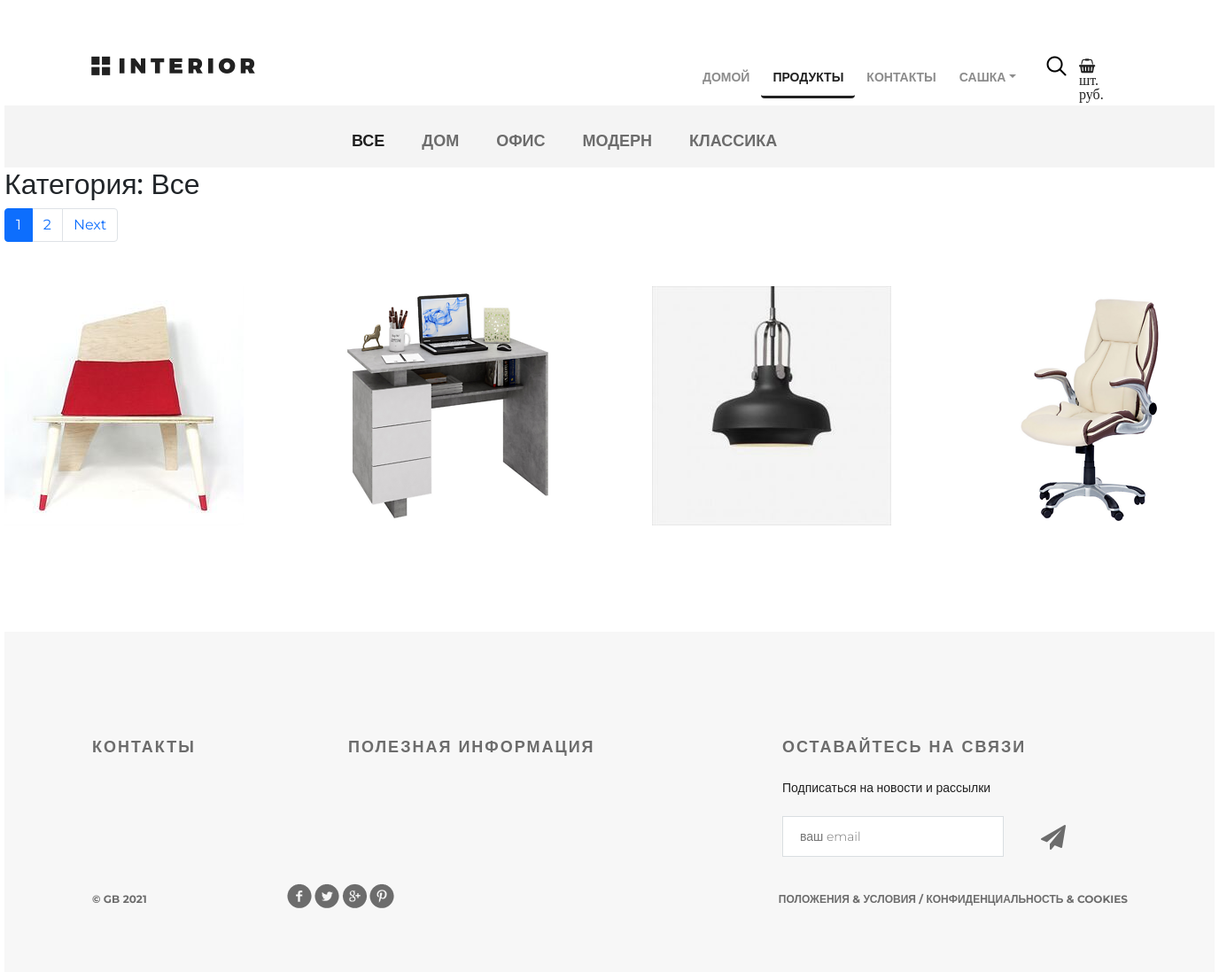
Screenshot of /products/ (signed in) with the database file from the repository.
### authapp/models.py (models this page shows, shortened)
class ShopUser(AbstractUser):
    avatar = models.ImageField(upload_to='user_avatars', blank=True, verbose_name='Аватар')
    age = models.PositiveIntegerField(verbose_name='Возраст', default=18)
    activation_key = models.CharField(max_length=128, blank=True)
    activation_key_created = models.DateTimeField(auto_now_add=True, blank=True, null=True)

### mainapp/models.py (models this page shows, shortened)
class ProductCategory(models.Model):
    name = models.CharField(
        max_length=64,
        unique=True,
        verbose_name='имя',
    )
    description = models.TextField(
        verbose_name='описание',
        blank=True,
        null=True,
    )
    is_active = models.BooleanField(
        verbose_name='активна',
        default=True,
    )
    created = models.DateTimeField(
        auto_now_add=True
    )
    updated = models.DateTimeField(
        auto_now=True
    )

class Product(models.Model):
    objects = None
    category = models.ForeignKey(
        ProductCategory,
        on_delete=models.SET_NULL,
        null=True,
        verbose_name='Категория',
    )
    name = models.CharField(
        verbose_name='имя продукта',
        max_length=128,
    )
    image = models.ImageField(
        upload_to='products_img',
        blank=True,
    )
    short_desc = models.CharField(
        max_length=256,
        verbose_name='краткое описание',
        blank=True,
    )
    description = models.TextField(
        verbose_name='описание продукта',
        max_length=500,
        blank=True,
    )
    price = models.DecimalField(
        verbose_name='цена продукта',
        max_digits=8,
        decimal_places=2,
        default=0,
    )
    quantity = models.PositiveIntegerField(
        verbose_name='количество на складе',
        default=0
    )
    is_active = models.BooleanField(
        default=True,
    )

### mainapp/views.py (the view)
# urls.py: path('products/', include(urls)),
@login_required
def products(request, index=None, page=1):
    if index is not None and index != 0:
        category = get_object_or_404(ProductCategory, id=index)
        products_list = Product.objects.filter(category_id=index, is_active=True).order_by('price')
    else:
        products_list = Product.objects.all().order_by('price')
        category = {'name': 'все', 'id': 0}
    paginator = Paginator(products_list, 4)
    try:
        paginator_page = paginator.page(page)
    except PageNotAnInteger:
        paginator_page = paginator.page(1)
    except EmptyPage:
        paginator_page = paginator.page(paginator.num_pages)
    categories = ProductCategory.objects.all()
    context = {
        'title': 'Каталог',
        'categories': categories,
        'category': category,
        'products': paginator_page,
    }
    return render(request, 'products_list.html', context=context)

### mainapp/context_processors.py (called while the page is built)
def basket(request):
    basket_list = []
    if request.user.is_authenticated:
        basket_list = Basket.objects.filter(user=request.user)
    return {'basket_items': basket_list}

### mainapp/templates/products_list.html (shortened to what this page needs)
{% extends 'main_layout.html' %}
{% load static %}
{% block content %}
<div class="hero-white">
        {% include 'main_menu.html' %}
</div>
<div class="details">
    {% include 'categories.html' %}
    <h2>Категория: {{ category.name|title }}</h2>
    <div class="paginator">
        <nav aria-label="Page navigation example">
            <ul class="pagination">
                {% for page in products.paginator.page_range %}
                    <li class="page-item {% if page == products.number %} active {% endif %}"><a class="page-link" href="{% url 'mainapp:page' category.id page %}">{{ page }}</a></li>
                {% endfor %}
                {% if products.has_next %}
                    <li class="page-item"><a class="page-link" href="{% url 'mainapp:page' category.id products.next_page_number %}">Next</a></li>
                {% endif %}
            </ul>
        </nav>
    </div>
    <div class="tab-content">
        {% for product in products%}
        <div class="block">
            <a href="{% url 'mainapp:product' product.id %}"><img src="/media/{{ product.image }}" alt="">
            </a>
        </div>
        {% endfor %}
    </div>
</div>
{% endblock %}

### geekshop/templates/main_menu.html (shortened to what this page needs)
<div class="header clearfix">
    <a href="/" class="logo"></a>
    <ul class="menu nav nav-pills">
        {% url 'index' as index_url %}
        <li class="nav-item">
            <a href="{{ index_url }}"
               class="nav-link{% if request.path == index_url %} active_menu{% endif %}">домой</a>
        </li>
        {% url 'mainapp:index' as product_url %}
        <li class="nav-item">
            <a href="{{ product_url }}" class="nav-link{% if product_url in request.path %} active_menu{% endif %}">продукты</a>
        </li>
        {% url 'contacts' as contacts_url %}
        <li class="nav-item">
            <a href="{{ contacts_url }}" class="nav-link{% if request.path == contacts_url %} active_menu{% endif %}">контакты</a>
        </li>
        {% if user.is_authenticated %}
        <li class="nav-item dropdown">
            <a class="nav-link dropdown-toggle" data-bs-toggle="dropdown" href="#" role="button" aria-expanded="false">
                {{ user.first_name|default:'Пользователь' }}</a>
        </li>
        {% else %}
        <li class="nav-item">
            <a href="{% url 'authapp:login' %}" class="nav-link">Войти</a>
        </li>
        {% endif %}
    </ul>
    {% if user.is_authenticated %}
    <a href="{% url 'basket:list' %}" class="basket fa fa-shopping-basket">{{ basket_items.0.total_quantity }} шт.
        {{ basket_items.0.total_cost|floatformat:"-2" }} руб. </a>
    {% endif %}
    <a href="#" class="search"></a>
</div>

### mainapp/templates/categories.html
<div class="links clearfix">
    <ul class="links-menu">
        <li><a href="{% url 'mainapp:index' %}" {% if category.id == 0 %} class="active" {% endif %}>ВСЕ</a></li>
        {% for item in categories %}
        {% if item.is_active %}
        <li><a href="{% url 'mainapp:index' %}category/{{ item.id }}/" {% if category.id == item.id %} class="active" {% endif %}> {{ item.name|upper }}</a></li>
        {% endif %}
        {% endfor %}
    </ul>
</div>

### geekshop/static/geekshop/style.css (style rules this page uses)
* { margin: 0; padding: 0; }
body { font-family: 'Montserrat', sans-serif; }
html, body { height: 100%; }
.logo { background-image: url(img/logo.png); margin-top: 63px; width: 185px; height: 22px; float: left; }
.menu { list-style-type: none; margin-top: 67px; float: right; }
.menu li { float: left; }
.menu a { color: #8c8c8c; font-size: 14px; font-weight: 700; text-align: right; text-transform: uppercase; text-decoration: none; padding: 10px 13px; }
.menu .active_menu { color: #212121; font-weight: 700; border-bottom: 3px solid #212121; }
.search { display: block; width: 23px; height: 23px; background-image: url(img/search.png); position: absolute; top: 63px; left: 1176px; }
.basket { display: block; width: 23px; height: 23px; position: absolute; top: 63px; left: 1210px; color: #212121; text-decoration: none; padding: 3px; }
.clearfix:after { content: ""; display: block; clear: both; }
.tab-content { margin-top: 50px; display: flex; justify-content: space-between; margin-bottom: 120px; }
.tab-content .block { height: 270px; width: 270px; position: relative; }
.hero-white { background-color: #fff; height: 119px; padding-left: 98px; padding-right: 211px; position: relative; }
.links { height: 70px; background-color: #f4f4f4; position: relative; padding-left: 360px; }
.links-menu { margin: 27px auto 0px; position: absolute; }
.links-menu li { float: left; list-style-type: none; padding-right: 42px; }
.links-menu li a { text-decoration: none; color: #6c6c6c; font-size: 18px; font-weight: 700; text-transform: uppercase; }
.links-menu .active { color: #212121; font-size: 18px; font-weight: 700; }

### rows the page displays
ShopUser: first_name "САШКА"
ProductCategory: name "ДОМ"
ProductCategory: name "ОФИС"
ProductCategory: name "МОДЕРН"
ProductCategory: name "КЛАССИКА"
Product: image (picture)
Product: image (picture)
Product: image (picture)
Product: image (picture)

### other values shown
{{ category.name|title }} "Все"
{{ page }} "1" "2"
